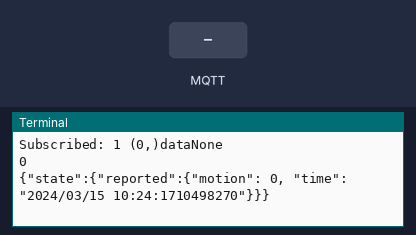
This program was run on a simulated Raspberry Pi (header pin numbers). Parts: the last lines printed to the terminal. The inputs (shaded band) are chosen by the test bench. The clock reads 2024-03-15 10:24:30 at power-on unless the program sets it; no MQTT or app messages arrive unless stated.

Above: at 5.0 s.
5.1 s: MQTT message "1" arrives on the first subscribed topic
6.6 s: MQTT message "on" arrives on the first subscribed topic
At 7.2 s:
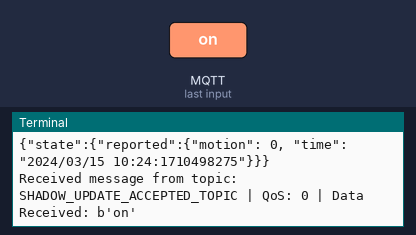
8.1 s: MQTT message "off" arrives on the first subscribed topic
At 9.6 s:
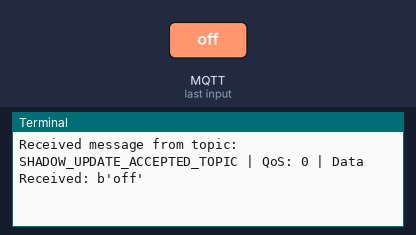

Measured:
- after the input at 6.6 s, the terminal: prints a new line at once (image 1)
- after the input at 8.1 s, the terminal: prints a new line at once (image 2)

The program:

IoT_SaveDB.py
```python
#------------------------------------------
# --- Author: Bing
# --- Version: 1.0
# --- Description: This python script will leverage AWS IoT Shadow to control Camera
# ------------------------------------------

# Import package
import sys
import ssl
import json
import paho.mqtt.client as mqtt

# for motion sensor
import RPi.GPIO as GPIO
import time
from datetime import datetime


# =======================================================
# Set Following Variables
# AWS IoT Endpoint
MQTT_HOST = "a2xmpbgswmier.iot.us-west-2.amazonaws.com"
# CA Root Certificate File Path
CA_ROOT_CERT_FILE = "/home/pi/Documents/Amazon/rootCA.pem.crt"
# AWS IoT Thing Name
THING_NAME = "MyRaspberryPi"
# AWS IoT Thing Certificate File Path
THING_CERT_FILE = "/home/pi/Documents/Amazon/423ce807c5-certificate.pem.crt"
# AWS IoT Thing Private Key File Path
THING_PRIVATE_KEY_FILE = "/home/pi/Documents/Amazon/423ce807c5-private.pem.key"
# =======================================================


# =======================================================
# No need to change following variables
MQTT_PORT = 8883
MQTT_KEEPALIVE_INTERVAL = 45
SHADOW_UPDATE_TOPIC = "$aws/things/" + THING_NAME + "/shadow/update"
SHADOW_UPDATE_ACCEPTED_TOPIC = "$aws/things/" + THING_NAME + "/shadow/update/accepted"
SHADOW_UPDATE_REJECTED_TOPIC = "$aws/things/" + THING_NAME + "/shadow/update/rejected"
SHADOW_UPDATE_DELTA_TOPIC = "$aws/things/" + THING_NAME + "/shadow/update/delta"
SHADOW_GET_TOPIC = "$aws/things/" + THING_NAME + "/shadow/get"
SHADOW_GET_ACCEPTED_TOPIC = "$aws/things/" + THING_NAME + "/shadow/get/accepted"
SHADOW_GET_REJECTED_TOPIC = "$aws/things/" + THING_NAME + "/shadow/get/rejected"
SHADOW_STATE_DOC_Camera_ON = """{"state" : {"reported" : {"Camera" : "ON"}}}"""
SHADOW_STATE_DOC_Camera_OFF = """{"state" : {"reported" : {"Camera" : "OFF"}}}"""
# =======================================================


#creating a client with client-id=mqtt-test
mqttc = mqtt.Client(client_id="Bing")


#called while client tries to establish connection with the server
def on_connect(mqttc, obj, flags, rc):
    if rc==0:
        print ("Subscriber Connection status code: "+str(rc)+" | Connection status: successful")
        mqttc.subscribe("SHADOW_UPDATE_ACCEPTED_TOPIC", qos=0)
    elif rc==1:
        print ("Subscriber Connection status code: "+str(rc)+" | Connection status: Connection refused")

#called when a topic is successfully subscribed to
def on_subscribe(mqttc, obj, mid, granted_qos):
    print("Subscribed: "+str(mid)+" "+str(granted_qos)+"data"+str(obj))

#called when a message is received by a topic
def on_message(mqttc, obj, msg):
    print("Received message from topic: "+msg.topic+" | QoS: "+str(msg.qos)+" | Data Received: "+str(msg.payload))


mqttc.on_connect = on_connect
mqttc.on_subscribe = on_subscribe
mqttc.on_message = on_message


# Configure TLS Set
mqttc.tls_set(CA_ROOT_CERT_FILE, certfile=THING_CERT_FILE, keyfile=THING_PRIVATE_KEY_FILE, cert_reqs=ssl.CERT_REQUIRED, tls_version=ssl.PROTOCOL_TLSv1_2, ciphers=None)

# Connect with MQTT Broker
mqttc.connect(MQTT_HOST, MQTT_PORT, MQTT_KEEPALIVE_INTERVAL)
#automatically handles reconnecting
#start a new thread handling communication with AWS IoT
mqttc.loop_start()

sensor = 12

GPIO.setwarnings(False)
GPIO.setmode(GPIO.BOARD)
GPIO.setup(sensor,GPIO.IN)

rc=0
try:
    while rc == 0:
        i = GPIO.input(sensor)
        print(i)     # i = 1: Motion detected; i = 0: No Motion
        data={}
        data['motion']=i
        data['time']=datetime.now().strftime('%Y/%m/%d %H:%M:%s')
        playload = '{"state":{"reported":'+json.dumps(data)+'}}'
        print(playload)

        #the topic to publish to
        #the names of these topics start with $aws/things/thingName/shadow.
        msg_info = mqttc.publish(SHADOW_UPDATE_TOPIC, playload, qos=1)

        time.sleep(5)

except KeyboardInterrupt:
    pass

GPIO.cleanup()
```
